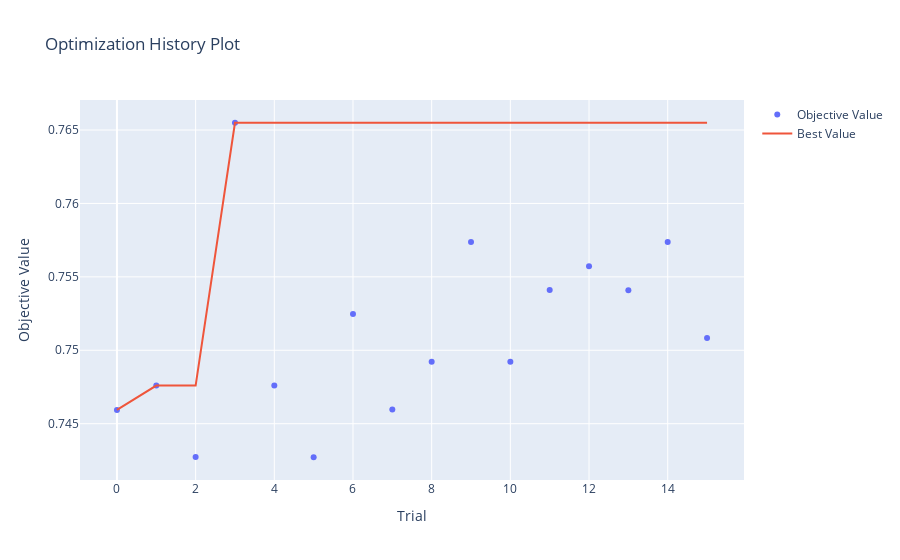

Notebook code for this chart:
### Code cell
# 1. Optimization History
plot_optimization_history(study).show()

### Figure 1 — Plotly figure (JSON) as saved in the notebook; plotly's stock layout.template omitted (floating-point values rounded to 4 significant figures)
{"data": [{"mode": "markers", "name": "Objective Value", "type": "scatter", "x": [0, 1, 2, 3, 4, 5, 6, 7, 8, 9, 10, 11, 12, 13, 14, 15], "y": [0.7459, 0.7476, 0.7427, 0.7655, 0.7476, 0.7427, 0.7525, 0.746, 0.7492, 0.7574, 0.7492, 0.7541, 0.7557, 0.7541, 0.7574, 0.7508]}, {"mode": "lines", "name": "Best Value", "type": "scatter", "x": [0, 1, 2, 3, 4, 5, 6, 7, 8, 9, 10, 11, 12, 13, 14, 15], "y": [0.7459, 0.7476, 0.7476, 0.7655, 0.7655, 0.7655, 0.7655, 0.7655, 0.7655, 0.7655, 0.7655, 0.7655, 0.7655, 0.7655, 0.7655, 0.7655]}, {"marker": {"color": "#cccccc"}, "mode": "markers", "name": "Infeasible Trial", "showlegend": false, "type": "scatter", "x": [], "y": []}], "layout": {"title": {"text": "Optimization History Plot"}, "xaxis": {"title": {"text": "Trial"}}, "yaxis": {"title": {"text": "Objective Value"}}}}
